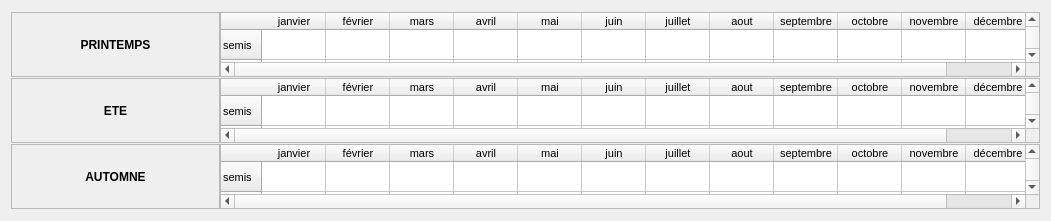
              <widget class="QWidget" name="gridLayoutWidget">
               <property name="geometry">
                <rect>
                 <x>10</x>
                 <y>400</y>
                 <width>1051</width>
                 <height>221</height>
                </rect>
               </property>
               <layout class="QGridLayout" name="gridLayout">
                <property name="spacing">
                 <number>0</number>
                </property>
                <item row="4" column="1">
                 <widget class="QTableWidget" name="tableWidget_culture_automne">
                  <property name="minimumSize">
                   <size>
                    <width>820</width>
                    <height>65</height>
                   </size>
                  </property>
                  <property name="maximumSize">
                   <size>
                    <width>820</width>
                    <height>65</height>
                   </size>
                  </property>
                  <property name="font">
                   <font>
                    <pointsize>8</pointsize>
                   </font>
                  </property>
                  <property name="editTriggers">
                   <set>QAbstractItemView::NoEditTriggers</set>
                  </property>
                  <property name="selectionMode">
                   <enum>QAbstractItemView::NoSelection</enum>
                  </property>
                  <attribute name="horizontalHeaderDefaultSectionSize">
                   <number>64</number>
                  </attribute>
                  <attribute name="verticalHeaderDefaultSectionSize">
                   <number>19</number>
                  </attribute>
                  <attribute name="verticalHeaderMinimumSectionSize">
                   <number>30</number>
                  </attribute>
                  <row>
                   <property name="text">
                    <string>semis</string>
                   </property>
                  </row>
                  <row>
                   <property name="text">
                    <string>récolte</string>
                   </property>
                  </row>
                  <column>
                   <property name="text">
                    <string>janvier</string>
                   </property>
                  </column>
                  <column>
                   <property name="text">
                    <string>février</string>
                   </property>
                  </column>
                  <column>
                   <property name="text">
                    <string>mars</string>
                   </property>
                  </column>
                  <column>
                   <property name="text">
                    <string>avril</string>
                   </property>
                  </column>
                  <column>
                   <property name="text">
                    <string>mai</string>
                   </property>
                  </column>
                  <column>
                   <property name="text">
                    <string>juin</string>
                   </property>
                  </column>
                  <column>
                   <property name="text">
                    <string>juillet</string>
                   </property>
                  </column>
                  <column>
                   <property name="text">
                    <string>aout</string>
                   </property>
                  </column>
                  <column>
                   <property name="text">
                    <string>septembre</string>
                   </property>
                  </column>
                  <column>
                   <property name="text">
                    <string>octobre</string>
                   </property>
                  </column>
                  <column>
                   <property name="text">
                    <string>novembre</string>
                   </property>
                  </column>
                  <column>
                   <property name="text">
                    <string>décembre</string>
                   </property>
                  </column>
                 </widget>
                </item>
                <item row="2" column="0">
                 <widget class="QLabel" name="label_13">
                  <property name="font">
                   <font>
                    <weight>75</weight>
                    <bold>true</bold>
                   </font>
                  </property>
                  <property name="frameShape">
                   <enum>QFrame::StyledPanel</enum>
                  </property>
                  <property name="text">
                   <string>ETE</string>
                  </property>
                  <property name="alignment">
                   <set>Qt::AlignCenter</set>
                  </property>
                 </widget>
                </item>
                <item row="1" column="1">
                 <widget class="QTableWidget" name="tableWidget_culture_printemps">
                  <property name="minimumSize">
                   <size>
                    <width>820</width>
                    <height>65</height>
                   </size>
                  </property>
                  <property name="maximumSize">
                   <size>
                    <width>820</width>
                    <height>65</height>
                   </size>
                  </property>
                  <property name="font">
                   <font>
                    <pointsize>8</pointsize>
                   </font>
                  </property>
                  <property name="editTriggers">
                   <set>QAbstractItemView::NoEditTriggers</set>
                  </property>
                  <property name="selectionMode">
                   <enum>QAbstractItemView::NoSelection</enum>
                  </property>
                  <attribute name="horizontalHeaderDefaultSectionSize">
                   <number>64</number>
                  </attribute>
                  <attribute name="verticalHeaderDefaultSectionSize">
                   <number>19</number>
                  </attribute>
                  <attribute name="verticalHeaderMinimumSectionSize">
                   <number>30</number>
                  </attribute>
                  <row>
                   <property name="text">
                    <string>semis</string>
                   </property>
                  </row>
                  <row>
                   <property name="text">
                    <string>récolte</string>
                   </property>
                  </row>
                  <column>
                   <property name="text">
                    <string>janvier</string>
                   </property>
                  </column>
                  <column>
                   <property name="text">
                    <string>février</string>
                   </property>
                  </column>
                  <column>
                   <property name="text">
                    <string>mars</string>
                   </property>
                  </column>
                  <column>
                   <property name="text">
                    <string>avril</string>
                   </property>
                  </column>
                  <column>
                   <property name="text">
                    <string>mai</string>
                   </property>
                  </column>
                  <column>
                   <property name="text">
                    <string>juin</string>
                   </property>
                  </column>
                  <column>
                   <property name="text">
                    <string>juillet</string>
                   </property>
                  </column>
                  <column>
                   <property name="text">
                    <string>aout</string>
                   </property>
                  </column>
                  <column>
                   <property name="text">
                    <string>septembre</string>
                   </property>
                  </column>
                  <column>
                   <property name="text">
                    <string>octobre</string>
                   </property>
                  </column>
                  <column>
                   <property name="text">
                    <string>novembre</string>
                   </property>
                  </column>
                  <column>
                   <property name="text">
                    <string>décembre</string>
                   </property>
                  </column>
                 </widget>
                </item>
                <item row="1" column="0">
                 <widget class="QLabel" name="label_12">
                  <property name="font">
                   <font>
                    <weight>75</weight>
                    <bold>true</bold>
                   </font>
                  </property>
                  <property name="frameShape">
                   <enum>QFrame::StyledPanel</enum>
                  </property>
                  <property name="text">
                   <string>PRINTEMPS</string>
                  </property>
                  <property name="alignment">
                   <set>Qt::AlignCenter</set>
                  </property>
                 </widget>
                </item>
                <item row="2" column="1">
                 <widget class="QTableWidget" name="tableWidget_culture_ete">
                  <property name="minimumSize">
                   <size>
                    <width>820</width>
                    <height>65</height>
                   </size>
                  </property>
                  <property name="maximumSize">
                   <size>
                    <width>820</width>
                    <height>65</height>
                   </size>
                  </property>
                  <property name="font">
                   <font>
                    <pointsize>8</pointsize>
                   </font>
                  </property>
                  <property name="editTriggers">
                   <set>QAbstractItemView::NoEditTriggers</set>
                  </property>
                  <property name="selectionMode">
                   <enum>QAbstractItemView::NoSelection</enum>
                  </property>
                  <attribute name="horizontalHeaderDefaultSectionSize">
                   <number>64</number>
                  </attribute>
                  <attribute name="verticalHeaderDefaultSectionSize">
                   <number>19</number>
                  </attribute>
                  <attribute name="verticalHeaderMinimumSectionSize">
                   <number>30</number>
                  </attribute>
                  <row>
                   <property name="text">
                    <string>semis</string>
                   </property>
                  </row>
                  <row>
                   <property name="text">
                    <string>récolte</string>
                   </property>
                  </row>
                  <column>
                   <property name="text">
                    <string>janvier</string>
                   </property>
                  </column>
                  <column>
                   <property name="text">
                    <string>février</string>
                   </property>
                  </column>
                  <column>
                   <property name="text">
                    <string>mars</string>
                   </property>
                  </column>
                  <column>
                   <property name="text">
                    <string>avril</string>
                   </property>
                  </column>
                  <column>
                   <property name="text">
                    <string>mai</string>
                   </property>
                  </column>
                  <column>
                   <property name="text">
                    <string>juin</string>
                   </property>
                  </column>
                  <column>
                   <property name="text">
                    <string>juillet</string>
                   </property>
                  </column>
                  <column>
                   <property name="text">
                    <string>aout</string>
                   </property>
                  </column>
                  <column>
                   <property name="text">
                    <string>septembre</string>
                   </property>
                  </column>
                  <column>
                   <property name="text">
                    <string>octobre</string>
                   </property>
                  </column>
                  <column>
                   <property name="text">
                    <string>novembre</string>
                   </property>
                  </column>
                  <column>
                   <property name="text">
                    <string>décembre</string>
                   </property>
                  </column>
                 </widget>
                </item>
                <item row="4" column="0">
                 <widget class="QLabel" name="label_14">
                  <property name="font">
                   <font>
                    <weight>75</weight>
                    <bold>true</bold>
                   </font>
                  </property>
                  <property name="frameShape">
                   <enum>QFrame::StyledPanel</enum>
                  </property>
                  <property name="text">
                   <string>AUTOMNE</string>
                  </property>
                  <property name="alignment">
                   <set>Qt::AlignCenter</set>
                  </property>
                 </widget>
                </item>
               </layout>
              </widget>
